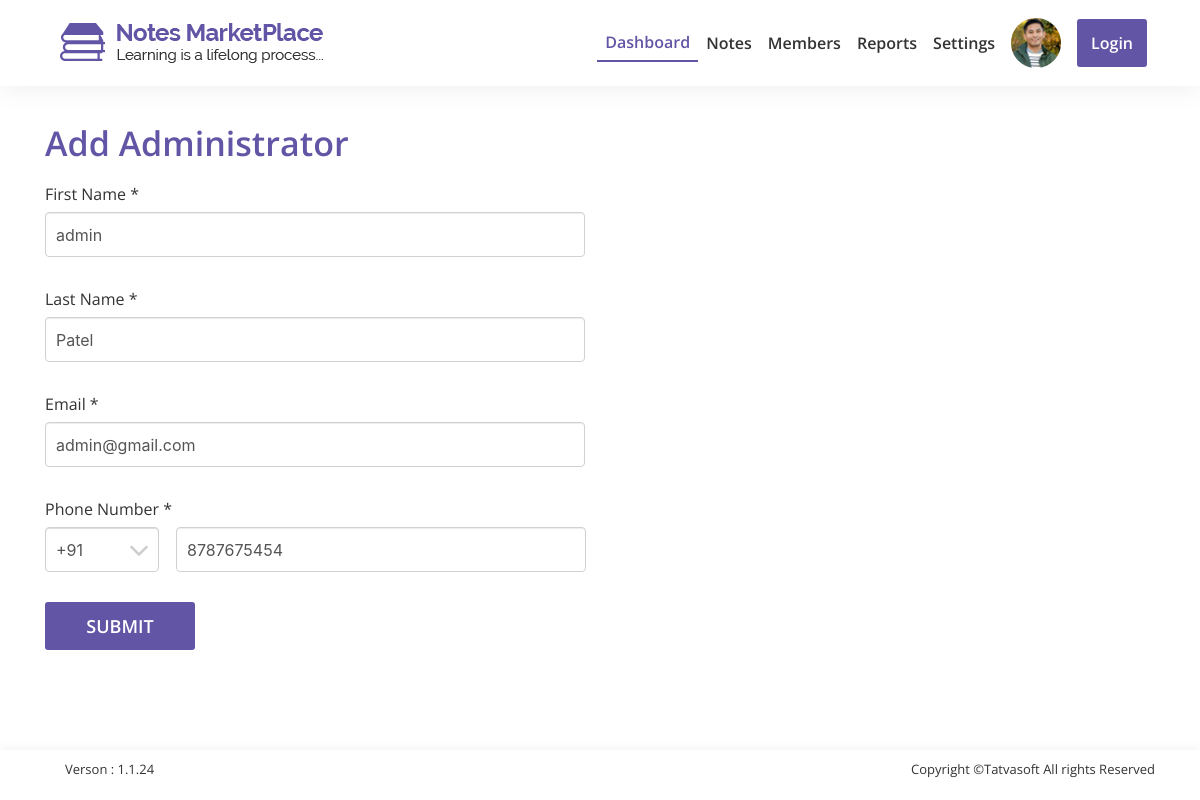
The page /admin/admin-add-administrator.php?id=2 on the database its author committed.
### tables this page shows
CREATE TABLE `users` (
  `user_id` int(11) NOT NULL,
  `role_id` int(11) NOT NULL,
  `fname` varchar(50) NOT NULL,
  `lname` varchar(50) NOT NULL,
  `email` varchar(100) NOT NULL,
  `phone_code` varchar(5) DEFAULT NULL,
  `phone` varchar(20) DEFAULT NULL,
  `password` varchar(24) NOT NULL,
  `is_email_verfied` bit(2) NOT NULL DEFAULT b'0',
  `created_by` int(11) DEFAULT NULL,
  `created_date` datetime DEFAULT NULL,
  `updated_date` datetime DEFAULT NULL,
  `updated_by` int(11) DEFAULT NULL,
  `is_active` bit(2) DEFAULT b'1'
);

### admin/admin-add-administrator.php (the view, shortened to what this page needs)
<!DOCTYPE html>
<html lang="en">
<?php
    include "process/connection.php";
	$c=0;
	if(!empty( $_REQUEST['id'] )){
		$user=$_GET['id'];
		$query="SELECT users.user_id,users.fname,users.lname,users.email,users.phone FROM users WHERE role_id IN(2,3) AND user_id='$user'";
    	$result=mysqli_query($conn, $query);
		if($result && mysqli_num_rows($result)==1){
			$c=1;
			$r= mysqli_fetch_assoc($result);
		}
	}
?>
<head>
	<link rel="stylesheet" href="css/boostrap/bootstrap.min.css">
	<link rel="stylesheet" href="css/animate/animate.min.css">
	<link rel="stylesheet" href="css/style.css">
</head>
<body>
	<?php  include "includes/header.php" ?>
	<section id="add-administrator">
		<div class="container">
			<form id="admin-add-administrator-form" class="contact-form" method="post" action="process/addAdmin.php">
				<div class="table-heading animated fadeInDown pt-4">
					<h2>Add Administrator</h2>
				</div>
				<div class="row contact-wrap">
					<div class=" col-xs-12 col-sm-12 col-md-6 animated slideInLeft">
						<div class="form-group">
							<label class="required">First Name</label>
							<input type="text" name="fname" class="form-control" <?php if($c==1){
							?>value="<?php echo $r['fname']; ?>" <?php } ?> required="required " placeholder="Enter your first name">
						</div>
						<div class="form-group">
							<label class="required">Last Name</label>
							<input type="text" name="lname" class="form-control" <?php if($c==1){
							?>value="<?php echo $r['lname']; ?>" <?php } ?> required="required " placeholder="Enter your last name">
						</div>
						<div class="form-group">
							<label class="required">Email</label>
							<input type="email" name="email" class="form-control" <?php if($c==1){
							?>value="<?php echo $r['email']; ?>" <?php } ?> required="required" placeholder="Enter your email address">
						</div>
						<div class="form-group">
							<label class="required">Phone Number</label>
							<div class="row">
								<div class="styled-select form-control phone">
									<select name="phone" id="phone-code" class="form-control ">
										<option value="+91">+91</option>
									</select>
								</div>
								<input type="number" name="phone-number" <?php if($c==1){
							?>value="<?php echo $r['phone']; ?>" <?php } ?> class="form-phone-number col-md-auto" required="required" placeholder="Enter your email address">
							</div>
						</div>
						<button type="submit" class="small-btn" <?php if($c==1){ ?>value="<?php echo $r['user_id']; ?>" <?php }else{ ?>value="0" <?php } ?> name="add-admin">Submit</button>
					</div>
				</div>
			</form>
		</div>
	</section>
	<?php  include "includes/footer.php" ?>
</body>
</html>

### admin/css/style.css (style rules this page uses)
html, body { height: 100%; padding-top: 50px; }
section { background: #fff; overflow: hidden; width: 100%; }
.form-group { margin-bottom: 0; }
.form-control { width: 100%; height: 45px; padding: 6px 10px; font-size: 16px; line-height: 1.428571429; color: #555555; background-color: #fff; background-image: none; border: 1px solid #d1d1d1; border-radius: 4px; margin-bottom: 30px; -webkit-box-shadow: inset 0 1px 1px rgba(0, 0, 0, 0.075); box-shadow: inset 0 1px 1px rgba(0, 0, 0, 0.075); -webkit-transition: border-color ease-in-out 0.15s, box-shadow ease-in-out 0.15s; -o-transition: border-color ease-in-out 0.15s, box-shadow ease-in-out 0.15s; transition: border-color ease-in-out 0.15s, box-shadow ease-in-out 0.15s; }
input::placeholder { color: #8a8a8a; font-size: 16px; font-weight: 400px; font-family: "Open Sans", sans-serif; }
label { font-family: "Open Sans", sans-serif; font-size: 16px; font-weight: 400; line-height: 20px; color: #333333; margin: 0; padding: 0px; margin-bottom: 8px; }
button { font-family: "Open Sans", sans-serif; text-transform: uppercase; outline: 0; background-color: #6255a5; width: 100%; border: 0; padding: 10px; color: #FFFFFF; font-size: 18px; -webkit-transition: all 0.3 ease; transition: all 0.3 ease; cursor: pointer; font-weight: 600; border-radius: 3px; }
.small-btn { font-family: "Open Sans", sans-serif; text-transform: uppercase; outline: 0; font-weight: 600; background-color: #6255a5; width: 150px; border-radius: 3px; border: 0; padding: 10px; color: #FFFFFF; font-size: 18px; -webkit-transition: all 0.3 ease; transition: all 0.3 ease; cursor: pointer; margin-bottom: 60px; }
.required:after { content: " *"; }
input, .rate, button { font-size: 16px; padding: 8px; }
select, textarea { border-radius: 8px; box-shadow: inset 0 1px 1px #e1e1e1; font-size: 16px; padding: 8px; width: inherit; }
button { min-width: 48px; min-height: 48px; }
.styled-select { overflow: hidden; overflow: -moz-hidden-unscrollable; background: url(../img/User-Profile/arrow-down.png) no-repeat right white; display: inline-block; position: relative; width: 150px; }
.styled-select select { background: transparent; -webkit-appearance: none; width: inherit; font-size: 16px; border: 0; position: absolute; left: 0; top: 0; }
.phone.styled-select { width: 20% !important; }
.phone.styled-select select { width: 100% !important; }
.phone { margin-left: 15px; }
.form-phone-number { width: 72%; height: 45px; padding: 6px 10px; margin-left: 3%; font-size: 16px; line-height: 1.428571429; color: #555555; background-color: #fff; background-image: none; border: 1px solid #d1d1d1; border-radius: 4px; margin-bottom: 30px; -webkit-box-shadow: inset 0 1px 1px rgba(0, 0, 0, 0.075); box-shadow: inset 0 1px 1px rgba(0, 0, 0, 0.075); -webkit-transition: border-color ease-in-out 0.15s, box-shadow ease-in-out 0.15s; -o-transition: border-color ease-in-out 0.15s, box-shadow ease-in-out 0.15s; transition: border-color ease-in-out 0.15s, box-shadow ease-in-out 0.15s; }
.table-heading h2 { color: #6255a5; font-family: "Open Sans", sans-serif; font-weight: 600; font-size: 34px; line-height: 38px; margin-bottom: 20px; }

### rows shown on the page
users: fname "admin", lname "Patel", email "admin@gmail.com", phone-number "8787675454"
